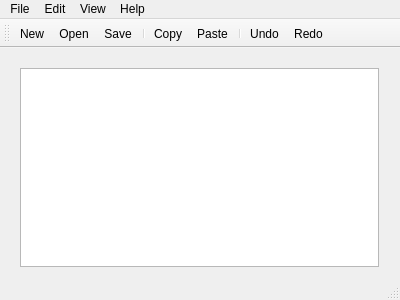
<?xml version="1.0" encoding="UTF-8"?>
<ui version="4.0">
 <class>MainWindow</class>
 <widget class="QMainWindow" name="MainWindow">
  <property name="geometry">
   <rect>
    <x>0</x>
    <y>0</y>
    <width>400</width>
    <height>300</height>
   </rect>
  </property>
  <property name="windowTitle">
   <string>MainWindow</string>
  </property>
  <widget class="QWidget" name="centralWidget">
   <widget class="QWidget" name="verticalLayoutWidget">
    <property name="geometry">
     <rect>
      <x>9</x>
      <y>9</y>
      <width>381</width>
      <height>221</height>
     </rect>
    </property>
    <layout class="QVBoxLayout" name="verticalLayout">
     <item>
      <widget class="QTextEdit" name="MainTextArea"/>
     </item>
    </layout>
   </widget>
  </widget>
  <widget class="QMenuBar" name="menuBar">
   <property name="geometry">
    <rect>
     <x>0</x>
     <y>0</y>
     <width>400</width>
     <height>22</height>
    </rect>
   </property>
   <widget class="QMenu" name="menuFile">
    <property name="title">
     <string>File</string>
    </property>
    <addaction name="actionNew"/>
    <addaction name="actionOpen"/>
    <addaction name="separator"/>
    <addaction name="actionSave"/>
    <addaction name="actionSave_As"/>
    <addaction name="separator"/>
    <addaction name="actionPrint"/>
    <addaction name="separator"/>
    <addaction name="actionExit"/>
   </widget>
   <widget class="QMenu" name="menuEdit">
    <property name="title">
     <string>Edit</string>
    </property>
    <addaction name="actionCopy"/>
    <addaction name="actionPaste"/>
    <addaction name="actionCut"/>
    <addaction name="separator"/>
    <addaction name="actionUndo"/>
    <addaction name="actionRedo"/>
   </widget>
   <widget class="QMenu" name="menuView">
    <property name="title">
     <string>View</string>
    </property>
    <addaction name="actionToolbar"/>
   </widget>
   <widget class="QMenu" name="menuHelp">
    <property name="title">
     <string>Help</string>
    </property>
    <addaction name="actionAbout"/>
   </widget>
   <addaction name="menuFile"/>
   <addaction name="menuEdit"/>
   <addaction name="menuView"/>
   <addaction name="menuHelp"/>
  </widget>
  <widget class="QToolBar" name="mainToolBar">
   <attribute name="toolBarArea">
    <enum>TopToolBarArea</enum>
   </attribute>
   <attribute name="toolBarBreak">
    <bool>false</bool>
   </attribute>
   <addaction name="actionNew"/>
   <addaction name="actionOpen"/>
   <addaction name="actionSave"/>
   <addaction name="separator"/>
   <addaction name="actionCopy"/>
   <addaction name="actionPaste"/>
   <addaction name="separator"/>
   <addaction name="actionUndo"/>
   <addaction name="actionRedo"/>
  </widget>
  <widget class="QStatusBar" name="statusBar"/>
  <action name="actionNew">
   <property name="icon">
    <iconset resource="icons.qrc">
     <normaloff>:/icon/icons8-edit-file-64.png</normaloff>:/icon/icons8-edit-file-64.png</iconset>
   </property>
   <property name="text">
    <string>New</string>
   </property>
   <property name="toolTip">
    <string>New File</string>
   </property>
   <property name="shortcut">
    <string>Ctrl+N</string>
   </property>
  </action>
  <action name="actionOpen">
   <property name="icon">
    <iconset resource="icons.qrc">
     <normaloff>:/icon/icons8-opened-folder-64.png</normaloff>:/icon/icons8-opened-folder-64.png</iconset>
   </property>
   <property name="text">
    <string>Open</string>
   </property>
   <property name="toolTip">
    <string>Open</string>
   </property>
   <property name="shortcut">
    <string>Ctrl+O</string>
   </property>
  </action>
  <action name="actionSave">
   <property name="icon">
    <iconset resource="icons.qrc">
     <normaloff>:/icon/icons8-save-64.png</normaloff>:/icon/icons8-save-64.png</iconset>
   </property>
   <property name="text">
    <string>Save</string>
   </property>
   <property name="shortcut">
    <string>Ctrl+S</string>
   </property>
  </action>
  <action name="actionSave_As">
   <property name="icon">
    <iconset resource="icons.qrc">
     <normaloff>:/icon/icons8-save-as-64.png</normaloff>:/icon/icons8-save-as-64.png</iconset>
   </property>
   <property name="text">
    <string>Save As</string>
   </property>
   <property name="shortcut">
    <string>Ctrl+Shift+S</string>
   </property>
  </action>
  <action name="actionPrint">
   <property name="text">
    <string>Print</string>
   </property>
   <property name="shortcut">
    <string>Ctrl+P</string>
   </property>
  </action>
  <action name="actionExit">
   <property name="text">
    <string>Exit</string>
   </property>
   <property name="shortcut">
    <string>Ctrl+Q</string>
   </property>
  </action>
  <action name="actionCopy">
   <property name="icon">
    <iconset resource="icons.qrc">
     <normaloff>:/icon/icons8-copy-64.png</normaloff>:/icon/icons8-copy-64.png</iconset>
   </property>
   <property name="text">
    <string>Copy</string>
   </property>
   <property name="shortcut">
    <string>Ctrl+C</string>
   </property>
  </action>
  <action name="actionPaste">
   <property name="icon">
    <iconset resource="icons.qrc">
     <normaloff>:/icon/icons8-paste-64.png</normaloff>:/icon/icons8-paste-64.png</iconset>
   </property>
   <property name="text">
    <string>Paste</string>
   </property>
   <property name="shortcut">
    <string>Ctrl+V</string>
   </property>
  </action>
  <action name="actionCut">
   <property name="icon">
    <iconset resource="icons.qrc">
     <normaloff>:/icon/icons8-cut-64.png</normaloff>:/icon/icons8-cut-64.png</iconset>
   </property>
   <property name="text">
    <string>Cut</string>
   </property>
   <property name="shortcut">
    <string>Ctrl+X</string>
   </property>
  </action>
  <action name="actionUndo">
   <property name="icon">
    <iconset resource="icons.qrc">
     <normaloff>:/icon/icons8-go-back-64.png</normaloff>:/icon/icons8-go-back-64.png</iconset>
   </property>
   <property name="text">
    <string>Undo</string>
   </property>
   <property name="shortcut">
    <string>Ctrl+Z</string>
   </property>
  </action>
  <action name="actionRedo">
   <property name="icon">
    <iconset resource="icons.qrc">
     <normaloff>:/icon/icons8-forward-arrow-64.png</normaloff>:/icon/icons8-forward-arrow-64.png</iconset>
   </property>
   <property name="text">
    <string>Redo</string>
   </property>
   <property name="shortcut">
    <string>Ctrl+Y</string>
   </property>
  </action>
  <action name="actionToolbar">
   <property name="checkable">
    <bool>true</bool>
   </property>
   <property name="text">
    <string>Toolbar</string>
   </property>
  </action>
  <action name="actionAbout">
   <property name="text">
    <string>About</string>
   </property>
  </action>
 </widget>
 <layoutdefault spacing="6" margin="11"/>
 <resources>
  <include location="icons.qrc"/>
 </resources>
 <connections/>
</ui>
